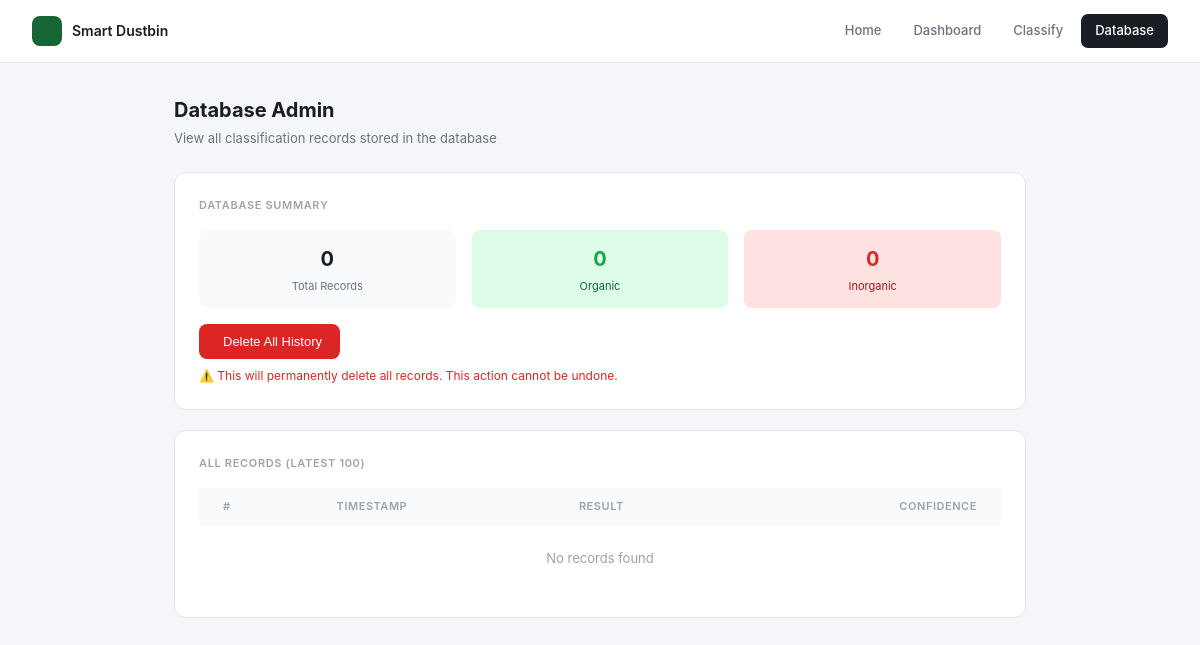
/admin, run on an earlier commit of the app's database.
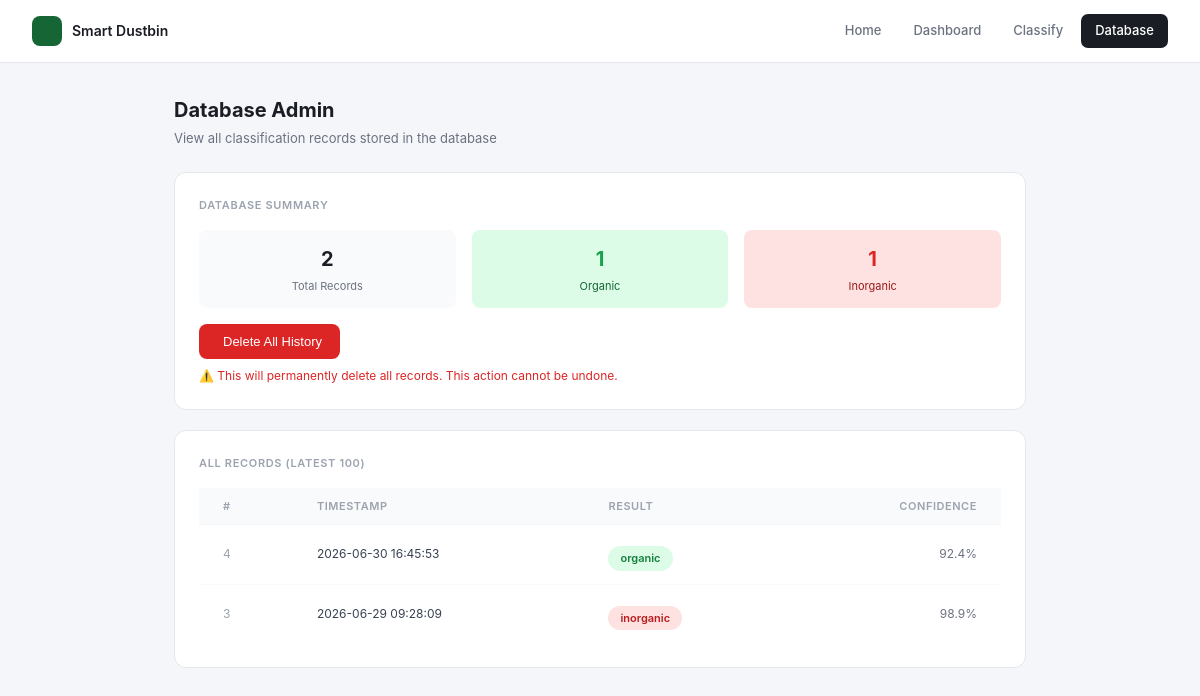
And on a later commit of the database.
### tables this page shows
CREATE TABLE classifications (
                id         INTEGER PRIMARY KEY AUTOINCREMENT,
                result     TEXT    NOT NULL,
                confidence TEXT    NOT NULL,
                timestamp  TEXT    NOT NULL
            );

### app/routes.py (the view)
    @app.route("/admin")
    def admin():
        counts  = get_counts()
        history = get_recent(100)
        return render_template("admin.html", counts=counts, history=history)

### app/database.py (called while the page is built)
def get_connection():
    conn = sqlite3.connect(DB_PATH)
    conn.row_factory = sqlite3.Row
    return conn

def get_recent(limit: int = 10) -> list:
    with get_connection() as conn:
        rows = conn.execute(
            "SELECT * FROM classifications ORDER BY id DESC LIMIT ?",
            (limit,)
        ).fetchall()
    return [dict(row) for row in rows]

def get_counts() -> dict:
    with get_connection() as conn:
        total     = conn.execute("SELECT COUNT(*) FROM classifications").fetchone()[0]
        organic   = conn.execute("SELECT COUNT(*) FROM classifications WHERE result = 'organic'").fetchone()[0]
        inorganic = conn.execute("SELECT COUNT(*) FROM classifications WHERE result = 'inorganic'").fetchone()[0]
    return {"total": total, "organic": organic, "inorganic": inorganic}

### templates/admin.html (shortened to what this page needs)
<!DOCTYPE html>
<html lang="en">
<head>
  <link rel="stylesheet" href="/static/style.css"/>
  <link rel="stylesheet" href="/static/upload.css"/>
  <link rel="stylesheet" href="https://cdn.jsdelivr.net/npm/@tabler/icons-webfont@latest/tabler-icons.min.css"/>
</head>
<body>
<div class="page-wrap">
  <nav class="topnav">
    <a href="/" class="nav-brand">
      <div class="nav-icon"></div>
      <span>Smart Dustbin</span>
    </a>
    <div class="nav-links">
      <a href="/" class="nav-link">Home</a>
      <a href="/dashboard" class="nav-link">Dashboard</a>
      <a href="/upload" class="nav-link">Classify</a>
      <a href="/admin" class="nav-link active">Database</a>
    </div>
  </nav>
  <div class="content">
    <div class="page-header">
      <h1>Database Admin</h1>
      <p>View all classification records stored in the database</p>
    </div>
    <div class="card">
      <div class="card-label">Database Summary</div>
      <div style="display: grid; grid-template-columns: repeat(3, 1fr); gap: 16px; margin-bottom: 16px;">
        <div style="background: #f9fafb; padding: 14px; border-radius: 8px; text-align: center;">
          <div style="font-size: 20px; font-weight: 700; color: #1a1d23;">{{ counts.total }}</div>
          <div style="font-size: 11px; color: #6b7280; margin-top: 4px;">Total Records</div>
        </div>
        <div style="background: #dcfce7; padding: 14px; border-radius: 8px; text-align: center;">
          <div style="font-size: 20px; font-weight: 700; color: #16a34a;">{{ counts.organic }}</div>
          <div style="font-size: 11px; color: #166534; margin-top: 4px;">Organic</div>
        </div>
        <div style="background: #fee2e2; padding: 14px; border-radius: 8px; text-align: center;">
          <div style="font-size: 20px; font-weight: 700; color: #dc2626;">{{ counts.inorganic }}</div>
          <div style="font-size: 11px; color: #991b1b; margin-top: 4px;">Inorganic</div>
        </div>
      </div>
      <button class="delete-btn" onclick="deleteHistory()">
         Delete All History
      </button>
      <div class="warning">⚠️ This will permanently delete all records. This action cannot be undone.</div>
    </div>
    <div class="card">
      <div class="card-label">All Records (Latest 100)</div>
      <table class="history-table" style="width: 100%;">
        <thead>
          <tr>
            <th style="text-align: left;">#</th>
            <th style="text-align: left;">Timestamp</th>
            <th style="text-align: left;">Result</th>
            <th style="text-align: right;">Confidence</th>
          </tr>
        </thead>
        <tbody>
          {% if history %}
            {% for item in history %}
              <tr>
                <td style="font-size: 12px; color: #9ca3af;">{{ item['id'] }}</td>
                <td style="font-size: 12px; color: #374151;">{{ item['timestamp'] }}</td>
                <td>
                  <span class="badge {{ item['result'] }}" style="display: inline-block;">
                    {{ item['result'] }}
                  </span>
                </td>
                <td style="font-size: 12px; color: #6b7280; text-align: right;">{{ item['confidence'] }}</td>
              </tr>
            {% endfor %}
          {% else %}
            <tr>
              <td colspan="4" style="text-align: center; padding: 24px; color: #9ca3af; font-size: 13px;">
                No records found
              </td>
            </tr>
          {% endif %}
        </tbody>
      </table>
    </div>
  </div>
</div>
</body>
</html>

### static/style.css (style rules this page uses)
*, *::before, *::after { box-sizing: border-box; margin: 0; padding: 0; }
body { font-family: 'Inter', -apple-system, BlinkMacSystemFont, 'Segoe UI', sans-serif; background: #f5f6fa; color: #1a1d23; min-height: 100vh; font-size: 14px; line-height: 1.5; }
.history-table { width: 100%; border-collapse: collapse; }
.history-table thead th { padding: 10px 24px; text-align: left; font-size: 11px; font-weight: 600; text-transform: uppercase; letter-spacing: 0.05em; color: #9ca3af; background: #f9fafb; border-bottom: 1px solid #f3f4f6; }
.history-table thead th:last-child { text-align: right; }
.history-table tbody tr { border-bottom: 1px solid #f9fafb; transition: background 0.15s; }
.history-table tbody tr:last-child { border-bottom: none; }
.history-table tbody td { padding: 13px 24px; font-size: 13px; color: #374151; }
.history-table tbody td:last-child { text-align: right; }

### static/upload.css (style rules this page uses)
.page-wrap { min-height: 100vh; background: #f5f6fa; }
.topnav { display: flex; align-items: center; justify-content: space-between; background: #fff; border-bottom: 1px solid #e5e7eb; padding: 14px 32px; }
.nav-brand { display: flex; align-items: center; gap: 10px; text-decoration: none; color: #1a1d23; font-size: 14px; font-weight: 600; }
.nav-icon { width: 30px; height: 30px; background: #166534; border-radius: 8px; display: flex; align-items: center; justify-content: center; color: #fff; font-size: 15px; }
.nav-links { display: flex; gap: 4px; }
.nav-link { padding: 7px 14px; border-radius: 7px; font-size: 13px; font-weight: 500; color: #6b7280; text-decoration: none; transition: background 0.15s, color 0.15s; }
.nav-link.active { background: #1a1d23; color: #fff; }
.content { max-width: 900px; margin: 0 auto; padding: 32px 24px 60px; }
.page-header { margin-bottom: 24px; }
.page-header h1 { font-size: 20px; font-weight: 700; color: #1a1d23; margin-bottom: 4px; }
.page-header p { font-size: 13px; color: #6b7280; }
.card { background: #fff; border: 1px solid #e5e7eb; border-radius: 12px; padding: 24px; margin-bottom: 20px; }
.card-label { font-size: 11px; font-weight: 600; text-transform: uppercase; letter-spacing: 0.06em; color: #9ca3af; margin-bottom: 16px; }
.badge { display: inline-flex; align-items: center; gap: 5px; padding: 4px 12px; border-radius: 20px; font-size: 11px; font-weight: 600; margin-top: 8px; }
.badge.organic { background: #dcfce7; color: #15803d; }
.badge.inorganic { background: #fee2e2; color: #b91c1c; }

### templates/admin.html (style rules this page uses)
.delete-btn { background: #dc2626; color: #fff; padding: 10px 18px; border: none; border-radius: 8px; font-size: 13px; font-weight: 500; cursor: pointer; display: flex; align-items: center; gap: 6px; transition: background 0.15s; }
.warning { color: #dc2626; font-size: 12px; margin-top: 8px; }

What changed in the data, as far as the page shows it:
added classifications: id "4", timestamp "2026-06-30 16:45:53", result "organic", confidence "92.4%"
added classifications: id "3", timestamp "2026-06-29 09:28:09", result "inorganic", confidence "98.9%"
Also different on the page:
{{ counts.total }}: "0" → "2"
{{ counts.organic }}: "0" → "1"
{{ counts.inorganic }}: "0" → "1"
text no longer shown: "No records found"
